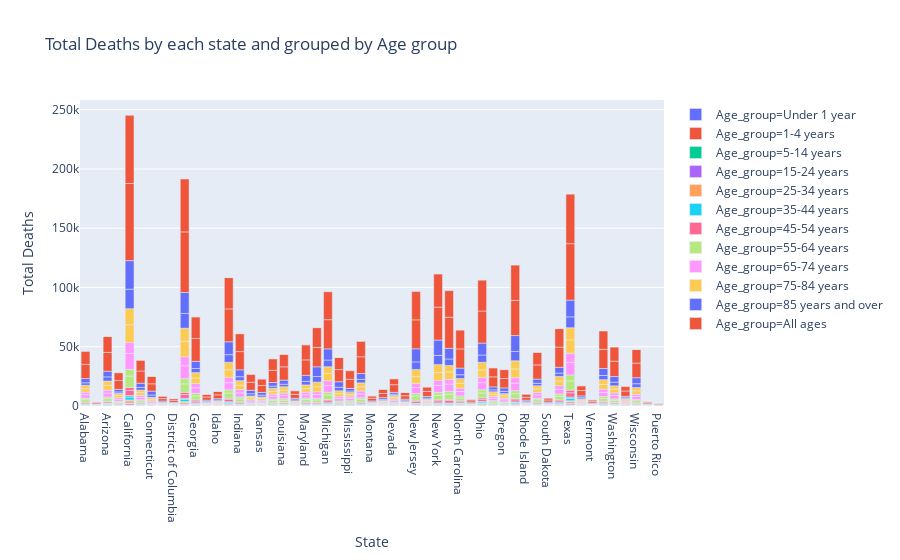

Source (notebook cell):
### Markdown cell above
## Question-2
**How is age is affecting the mortality rate?**

From the below chart, it shows mortality rate in each state with a age group marker.

### Code cell
fig = px.bar(df, x='State', y='Total Deaths', color= 'Age_group',title='Total Deaths by each state and grouped by Age group')
fig.show()

### Figure 1 — Plotly figure (JSON) as saved in the notebook; plotly's stock layout.template omitted (floating-point values rounded to 4 significant figures; data arrays with more than 128 entries replaced by an {"elided": "..."} marker saying what was removed)
{"data": [{"textposition": "auto", "hovertemplate": "Age_group=Under 1 year<br>State=%{x}<br>Total Deaths=%{y}", "showlegend": true, "legendgroup": "Age_group=Under 1 year", "name": "Age_group=Under 1 year", "yaxis": "y", "y": [74, 47, null, null, 89, 69, 61, 35, 393, 292, 75, 71, 20, 15, null, null, 21, 17, 291, 231, 113, 82, 12, 18, 29, 18, 151, 111, 89, 80, 26, 25, 47, 28, 40, 36, 71, 58, 15, 14, 61, 64, 56, 43, 144, 137, 64, 43, 37, 31, 71, 72, 11, 11, 32, 17, 24, 23, 13, null, 75, 63, 13, 14, 111, 83, 94, 79, 133, 107, null, 11, 189, 152, 58, 39, 44, 30, 165, 118, 10, 12, 75, 52, 12, null, 131, 86, 410, 309, 52, 53, null, 0, 97, 86, 76, 63, 21, 12, 83, 55, null, null, 26, 25], "hoverlabel": {"namelength": 0}, "offsetgroup": "Age_group=Under 1 year", "xaxis": "x", "marker": {"color": "#636efa"}, "x": ["Alabama", "Alabama", "Alaska", "Alaska", "Arizona", "Arizona", "Arkansas", "Arkansas", "California", "California", "Colorado", "Colorado", "Connecticut", "Connecticut", "Delaware", "Delaware", "District of Columbia", "District of Columbia", "Florida", "Florida", "Georgia", "Georgia", "Hawaii", "Hawaii", "Idaho", "Idaho", "Illinois", "Illinois", "Indiana", "Indiana", "Iowa", "Iowa", "Kansas", "Kansas", "Kentucky", "Kentucky", "Louisiana", "Louisiana", "Maine", "Maine", "Maryland", "Maryland", "Massachusetts", "Massachusetts", "Michigan", "Michigan", "Minnesota", "Minnesota", "Mississippi", "Mississippi", "Missouri", "Missouri", "Montana", "Montana", "Nebraska", "Nebraska", "Nevada", "Nevada", "New Hampshire", "New Hampshire", "New Jersey", "New Jersey", "New Mexico", "New Mexico", "New York", "New York", "New York City", "New York City", "North Carolina", "North Carolina", "North Dakota", "North Dakota", "Ohio", "Ohio", "Oklahoma", "Oklahoma", "Oregon", "Oregon", "Pennsylvania", "Pennsylvania", "Rhode Island", "Rhode Island", "South Carolina", "South Carolina", "South Dakota", "South Dakota", "Tennessee", "Tennessee", "Texas", "Texas", "Utah", "Utah", "Vermont", "Vermont", "Virginia", "Virginia", "Washington", "Washington", "West Virginia", "West Virginia", "Wisconsin", "Wisconsin", "Wyoming", "Wyoming", "Puerto Rico", "Puerto Rico"], "alignmentgroup": "True", "type": "bar", "orientation": "v"}, {"textposition": "auto", "hovertemplate": "Age_group=1-4 years<br>State=%{x}<br>Total Deaths=%{y}", "showlegend": true, "legendgroup": "Age_group=1-4 years", "name": "Age_group=1-4 years", "yaxis": "y", "y": [16, 16, null, null, 27, 21, 15, 11, 76, 46, 11, null, null, null, null, null, null, null, 58, 52, 34, 21, null, null, null, null, 28, 17, 14, 11, 10, null, null, null, 11, null, 13, null, null, null, null, null, null, null, 17, 17, 18, 11, 15, null, 16, 13, null, null, 0, null, null, null, null, null, 16, null, null, null, 19, null, 17, null, 17, 10, null, 0, 34, 17, 15, null, 10, null, 35, 29, null, null, 17, 15, null, null, 26, 20, 89, 68, null, null, null, 0, 15, 15, 16, 11, null, null, null, 12, null, 0, null, null], "hoverlabel": {"namelength": 0}, "offsetgroup": "Age_group=1-4 years", "xaxis": "x", "marker": {"color": "#EF553B"}, "x": ["Alabama", "Alabama", "Alaska", "Alaska", "Arizona", "Arizona", "Arkansas", "Arkansas", "California", "California", "Colorado", "Colorado", "Connecticut", "Connecticut", "Delaware", "Delaware", "District of Columbia", "District of Columbia", "Florida", "Florida", "Georgia", "Georgia", "Hawaii", "Hawaii", "Idaho", "Idaho", "Illinois", "Illinois", "Indiana", "Indiana", "Iowa", "Iowa", "Kansas", "Kansas", "Kentucky", "Kentucky", "Louisiana", "Louisiana", "Maine", "Maine", "Maryland", "Maryland", "Massachusetts", "Massachusetts", "Michigan", "Michigan", "Minnesota", "Minnesota", "Mississippi", "Mississippi", "Missouri", "Missouri", "Montana", "Montana", "Nebraska", "Nebraska", "Nevada", "Nevada", "New Hampshire", "New Hampshire", "New Jersey", "New Jersey", "New Mexico", "New Mexico", "New York", "New York", "New York City", "New York City", "North Carolina", "North Carolina", "North Dakota", "North Dakota", "Ohio", "Ohio", "Oklahoma", "Oklahoma", "Oregon", "Oregon", "Pennsylvania", "Pennsylvania", "Rhode Island", "Rhode Island", "South Carolina", "South Carolina", "South Dakota", "South Dakota", "Tennessee", "Tennessee", "Texas", "Texas", "Utah", "Utah", "Vermont", "Vermont", "Virginia", "Virginia", "Washington", "Washington", "West Virginia", "West Virginia", "Wisconsin", "Wisconsin", "Wyoming", "Wyoming", "Puerto Rico", "Puerto Rico"], "alignmentgroup": "True", "type": "bar", "orientation": "v"}, {"textposition": "auto", "hovertemplate": "Age_group=5-14 years<br>State=%{x}<br>Total Deaths=%{y}", "showlegend": true, "legendgroup": "Age_group=5-14 years", "name": "Age_group=5-14 years", "yaxis": "y", "y": [31, 16, null, null, 29, 22, 17, 10, 114, 82, 28, 12, null, null, null, null, null, null, 90, 56, 47, 31, null, null, 13, null, 45, 33, 32, 19, 12, null, 12, null, 15, 14, 26, 16, null, null, 14, 14, 13, null, 35, 20, 16, null, 22, 14, 33, 19, null, null, null, null, 13, null, null, null, 13, 12, null, null, 33, 29, 29, 18, 28, 26, null, null, 55, 30, 21, 11, 10, 10, 43, 27, null, null, 26, 17, null, null, 39, 14, 135, 100, 15, 10, null, 0, 24, 18, 26, 16, null, null, 22, 18, null, null, null, null], "hoverlabel": {"namelength": 0}, "offsetgroup": "Age_group=5-14 years", "xaxis": "x", "marker": {"color": "#00cc96"}, "x": ["Alabama", "Alabama", "Alaska", "Alaska", "Arizona", "Arizona", "Arkansas", "Arkansas", "California", "California", "Colorado", "Colorado", "Connecticut", "Connecticut", "Delaware", "Delaware", "District of Columbia", "District of Columbia", "Florida", "Florida", "Georgia", "Georgia", "Hawaii", "Hawaii", "Idaho", "Idaho", "Illinois", "Illinois", "Indiana", "Indiana", "Iowa", "Iowa", "Kansas", "Kansas", "Kentucky", "Kentucky", "Louisiana", "Louisiana", "Maine", "Maine", "Maryland", "Maryland", "Massachusetts", "Massachusetts", "Michigan", "Michigan", "Minnesota", "Minnesota", "Mississippi", "Mississippi", "Missouri", "Missouri", "Montana", "Montana", "Nebraska", "Nebraska", "Nevada", "Nevada", "New Hampshire", "New Hampshire", "New Jersey", "New Jersey", "New Mexico", "New Mexico", "New York", "New York", "New York City", "New York City", "North Carolina", "North Carolina", "North Dakota", "North Dakota", "Ohio", "Ohio", "Oklahoma", "Oklahoma", "Oregon", "Oregon", "Pennsylvania", "Pennsylvania", "Rhode Island", "Rhode Island", "South Carolina", "South Carolina", "South Dakota", "South Dakota", "Tennessee", "Tennessee", "Texas", "Texas", "Utah", "Utah", "Vermont", "Vermont", "Virginia", "Virginia", "Washington", "Washington", "West Virginia", "West Virginia", "Wisconsin", "Wisconsin", "Wyoming", "Wyoming", "Puerto Rico", "Puerto Rico"], "alignmentgroup": "True", "type": "bar", "orientation": "v"}, {"textposition": "auto", "hovertemplate": "Age_group=15-24 years<br>State=%{x}<br>Total Deaths=%{y}", "showlegend": true, "legendgroup": "Age_group=15-24 years", "name": "Age_group=15-24 years", "yaxis": "y", "y": [192, 69, 31, 12, 331, 99, 117, 42, 1054, 336, 208, 75, 45, 19, 22, 11, 45, null, 676, 244, 297, 104, 24, 12, 61, 18, 424, 141, 207, 66, 74, 23, 92, 36, 135, 54, 155, 62, 36, null, 191, 62, 115, 61, 277, 90, 109, 46, 129, 40, 205, 64, 46, 11, 48, 17, 111, 37, 26, 12, 168, 67, 69, 22, 245, 91, 176, 72, 293, 121, 22, null, 357, 142, 119, 53, 99, 36, 291, 111, 15, null, 223, 85, 27, null, 300, 117, 939, 316, 94, 34, null, null, 229, 67, 207, 57, 42, null, 164, 61, 14, null, 81, 20], "hoverlabel": {"namelength": 0}, "offsetgroup": "Age_group=15-24 years", "xaxis": "x", "marker": {"color": "#ab63fa"}, "x": ["Alabama", "Alabama", "Alaska", "Alaska", "Arizona", "Arizona", "Arkansas", "Arkansas", "California", "California", "Colorado", "Colorado", "Connecticut", "Connecticut", "Delaware", "Delaware", "District of Columbia", "District of Columbia", "Florida", "Florida", "Georgia", "Georgia", "Hawaii", "Hawaii", "Idaho", "Idaho", "Illinois", "Illinois", "Indiana", "Indiana", "Iowa", "Iowa", "Kansas", "Kansas", "Kentucky", "Kentucky", "Louisiana", "Louisiana", "Maine", "Maine", "Maryland", "Maryland", "Massachusetts", "Massachusetts", "Michigan", "Michigan", "Minnesota", "Minnesota", "Mississippi", "Mississippi", "Missouri", "Missouri", "Montana", "Montana", "Nebraska", "Nebraska", "Nevada", "Nevada", "New Hampshire", "New Hampshire", "New Jersey", "New Jersey", "New Mexico", "New Mexico", "New York", "New York", "New York City", "New York City", "North Carolina", "North Carolina", "North Dakota", "North Dakota", "Ohio", "Ohio", "Oklahoma", "Oklahoma", "Oregon", "Oregon", "Pennsylvania", "Pennsylvania", "Rhode Island", "Rhode Island", "South Carolina", "South Carolina", "South Dakota", "South Dakota", "Tennessee", "Tennessee", "Texas", "Texas", "Utah", "Utah", "Vermont", "Vermont", "Virginia", "Virginia", "Washington", "Washington", "West Virginia", "West Virginia", "Wisconsin", "Wisconsin", "Wyoming", "Wyoming", "Puerto Rico", "Puerto Rico"], "alignmentgroup": "True", "type": "bar", "orientation": "v"}, {"textposition": "auto", "hovertemplate": "Age_group=25-34 years<br>State=%{x}<br>Total Deaths=%{y}", "showlegend": true, "legendgroup": "Age_group=25-34 years", "name": "Age_group=25-34 years", "yaxis": "y", "y": [340, 158, 41, 26, 550, 245, 214, 104, 1978, 725, 406, 149, 124, 36, 58, 18, 73, 28, 1400, 632, 535, 241, 46, 21, 70, 40, 798, 299, 428, 172, 122, 49, 149, 56, 284, 127, 350, 161, 81, 31, 444, 205, 363, 171, 578, 272, 216, 107, 237, 93, 419, 157, 52, 39, 91, 28, 184, 78, 74, 37, 532, 216, 176, 67, 628, 244, 499, 211, 507, 228, 52, 13, 862, 416, 234, 101, 188, 82, 817, 344, 40, 27, 395, 163, 40, 16, 609, 306, 1470, 594, 145, 88, 34, null, 440, 200, 354, 133, 120, 60, 322, 136, 40, 15, 137, 48], "hoverlabel": {"namelength": 0}, "offsetgroup": "Age_group=25-34 years", "xaxis": "x", "marker": {"color": "#FFA15A"}, "x": ["Alabama", "Alabama", "Alaska", "Alaska", "Arizona", "Arizona", "Arkansas", "Arkansas", "California", "California", "Colorado", "Colorado", "Connecticut", "Connecticut", "Delaware", "Delaware", "District of Columbia", "District of Columbia", "Florida", "Florida", "Georgia", "Georgia", "Hawaii", "Hawaii", "Idaho", "Idaho", "Illinois", "Illinois", "Indiana", "Indiana", "Iowa", "Iowa", "Kansas", "Kansas", "Kentucky", "Kentucky", "Louisiana", "Louisiana", "Maine", "Maine", "Maryland", "Maryland", "Massachusetts", "Massachusetts", "Michigan", "Michigan", "Minnesota", "Minnesota", "Mississippi", "Mississippi", "Missouri", "Missouri", "Montana", "Montana", "Nebraska", "Nebraska", "Nevada", "Nevada", "New Hampshire", "New Hampshire", "New Jersey", "New Jersey", "New Mexico", "New Mexico", "New York", "New York", "New York City", "New York City", "North Carolina", "North Carolina", "North Dakota", "North Dakota", "Ohio", "Ohio", "Oklahoma", "Oklahoma", "Oregon", "Oregon", "Pennsylvania", "Pennsylvania", "Rhode Island", "Rhode Island", "South Carolina", "South Carolina", "South Dakota", "South Dakota", "Tennessee", "Tennessee", "Texas", "Texas", "Utah", "Utah", "Vermont", "Vermont", "Virginia", "Virginia", "Washington", "Washington", "West Virginia", "West Virginia", "Wisconsin", "Wisconsin", "Wyoming", "Wyoming", "Puerto Rico", "Puerto Rico"], "alignmentgroup": "True", "type": "bar", "orientation": "v"}, {"textposition": "auto", "hovertemplate": "Age_group=35-44 years<br>State=%{x}<br>Total Deaths=%{y}", "showlegend": true, "legendgroup": "Age_group=35-44 years", "name": "Age_group=35-44 years", "yaxis": "y", "y": [491, 291, 40, 37, 628, 304, 286, 184, 2500, 1188, 486, 212, 157, 83, 69, 47, 96, 35, 1823, 986, 712, 454, 84, 36, 107, 62, 1063, 514, 497, 263, 173, 93, 196, 119, 492, 229, 447, 263, 118, 47, 570, 279, 529, 247, 800, 437, 282, 174, 331, 212, 523, 279, 70, 35, 95, 59, 255, 125, 77, 39, 823, 362, 227, 118, 799, 415, 992, 388, 672, 367, 62, 28, 1071, 592, 334, 179, 232, 141, 945, 515, 61, 37, 464, 300, 59, 31, 789, 475, 2018, 1064, 207, 128, 46, 18, 635, 319, 467, 238, 205, 95, 372, 205, 49, 23, 202, 84], "hoverlabel": {"namelength": 0}, "offsetgroup": "Age_group=35-44 years", "xaxis": "x", "marker": {"color": "#19d3f3"}, "x": ["Alabama", "Alabama", "Alaska", "Alaska", "Arizona", "Arizona", "Arkansas", "Arkansas", "California", "California", "Colorado", "Colorado", "Connecticut", "Connecticut", "Delaware", "Delaware", "District of Columbia", "District of Columbia", "Florida", "Florida", "Georgia", "Georgia", "Hawaii", "Hawaii", "Idaho", "Idaho", "Illinois", "Illinois", "Indiana", "Indiana", "Iowa", "Iowa", "Kansas", "Kansas", "Kentucky", "Kentucky", "Louisiana", "Louisiana", "Maine", "Maine", "Maryland", "Maryland", "Massachusetts", "Massachusetts", "Michigan", "Michigan", "Minnesota", "Minnesota", "Mississippi", "Mississippi", "Missouri", "Missouri", "Montana", "Montana", "Nebraska", "Nebraska", "Nevada", "Nevada", "New Hampshire", "New Hampshire", "New Jersey", "New Jersey", "New Mexico", "New Mexico", "New York", "New York", "New York City", "New York City", "North Carolina", "North Carolina", "North Dakota", "North Dakota", "Ohio", "Ohio", "Oklahoma", "Oklahoma", "Oregon", "Oregon", "Pennsylvania", "Pennsylvania", "Rhode Island", "Rhode Island", "South Carolina", "South Carolina", "South Dakota", "South Dakota", "Tennessee", "Tennessee", "Texas", "Texas", "Utah", "Utah", "Vermont", "Vermont", "Virginia", "Virginia", "Washington", "Washington", "West Virginia", "West Virginia", "Wisconsin", "Wisconsin", "Wyoming", "Wyoming", "Puerto Rico", "Puerto Rico"], "alignmentgroup": "True", "type": "bar", "orientation": "v"}, {"textposition": "auto", "hovertemplate": "Age_group=45-54 years<br>State=%{x}<br>Total Deaths=%{y}", "showlegend": true, "legendgroup": "Age_group=45-54 years", "name": "Age_group=45-54 years", "yaxis": "y", "y": [888, 605, 73, 47, 1025, 536, 509, 359, 4380, 2442, 742, 407, 329, 149, 126, 70, 148, 87, 3098, 1856, 1428, 1016, 183, 95, 177, 112, 1884, 1048, 1000, 624, 352, 198, 356, 225, 763, 525, 822, 514, 206, 107, 877, 544, 885, 484, 1641, 987, 537, 333, 613, 408, 902, 561, 139, 58, 192, 126, 451, 265, 176, 111, 1707, 816, 343, 204, 1622, 884, 2048, 967, 1066, 763, 88, 46, 1800, 1140, 561, 375, 481, 290, 1761, 1017, 140, 72, 873, 580, 81, 61, 1383, 856, 3661, 2176, 301, 184, 72, 53, 1133, 654, 836, 521, 319, 187, 718, 432, 60, 44, 381, 204], "hoverlabel": {"namelength": 0}, "offsetgroup": "Age_group=45-54 years", "xaxis": "x", "marker": {"color": "#FF6692"}, "x": ["Alabama", "Alabama", "Alaska", "Alaska", "Arizona", "Arizona", "Arkansas", "Arkansas", "California", "California", "Colorado", "Colorado", "Connecticut", "Connecticut", "Delaware", "Delaware", "District of Columbia", "District of Columbia", "Florida", "Florida", "Georgia", "Georgia", "Hawaii", "Hawaii", "Idaho", "Idaho", "Illinois", "Illinois", "Indiana", "Indiana", "Iowa", "Iowa", "Kansas", "Kansas", "Kentucky", "Kentucky", "Louisiana", "Louisiana", "Maine", "Maine", "Maryland", "Maryland", "Massachusetts", "Massachusetts", "Michigan", "Michigan", "Minnesota", "Minnesota", "Mississippi", "Mississippi", "Missouri", "Missouri", "Montana", "Montana", "Nebraska", "Nebraska", "Nevada", "Nevada", "New Hampshire", "New Hampshire", "New Jersey", "New Jersey", "New Mexico", "New Mexico", "New York", "New York", "New York City", "New York City", "North Carolina", "North Carolina", "North Dakota", "North Dakota", "Ohio", "Ohio", "Oklahoma", "Oklahoma", "Oregon", "Oregon", "Pennsylvania", "Pennsylvania", "Rhode Island", "Rhode Island", "South Carolina", "South Carolina", "South Dakota", "South Dakota", "Tennessee", "Tennessee", "Texas", "Texas", "Utah", "Utah", "Vermont", "Vermont", "Virginia", "Virginia", "Washington", "Washington", "West Virginia", "West Virginia", "Wisconsin", "Wisconsin", "Wyoming", "Wyoming", "Puerto Rico", "Puerto Rico"], "alignmentgroup": "True", "type": "bar", "orientation": "v"}, {"textposition": "auto", "hovertemplate": "Age_group=55-64 years<br>State=%{x}<br>Total Deaths=%{y}", "showlegend": true, "legendgroup": "Age_group=55-64 years", "name": "Age_group=55-64 years", "yaxis": "y", "y": [2096, 1383, 177, 107, 2213, 1378, 1248, 773, 9650, 5610, 1511, 875, 765, 467, 281, 212, 347, 208, 7168, 4419, 3353, 2255, 392, 219, 426, 305, 4391, 2697, 2457, 1614, 958, 609, 858, 589, 1857, 1216, 1879, 1325, 522, 263, 2119, 1328, 2168, 1235, 3818, 2382, 1372, 849, 1357, 890, 2230, 1424, 326, 196, 522, 343, 1016, 631, 398, 263, 3617, 2000, 637, 391, 3877, 2422, 4383, 2336, 2419, 1704, 204, 110, 4156, 2712, 1438, 923, 1077, 696, 4133, 2648, 328, 202, 1986, 1276, 251, 174, 2981, 1979, 7884, 4959, 573, 384, 190, 101, 2483, 1613, 1829, 1183, 698, 434, 1793, 1083, 165, 86, 0, 0], "hoverlabel": {"namelength": 0}, "offsetgroup": "Age_group=55-64 years", "xaxis": "x", "marker": {"color": "#B6E880"}, "x": ["Alabama", "Alabama", "Alaska", "Alaska", "Arizona", "Arizona", "Arkansas", "Arkansas", "California", "California", "Colorado", "Colorado", "Connecticut", "Connecticut", "Delaware", "Delaware", "District of Columbia", "District of Columbia", "Florida", "Florida", "Georgia", "Georgia", "Hawaii", "Hawaii", "Idaho", "Idaho", "Illinois", "Illinois", "Indiana", "Indiana", "Iowa", "Iowa", "Kansas", "Kansas", "Kentucky", "Kentucky", "Louisiana", "Louisiana", "Maine", "Maine", "Maryland", "Maryland", "Massachusetts", "Massachusetts", "Michigan", "Michigan", "Minnesota", "Minnesota", "Mississippi", "Mississippi", "Missouri", "Missouri", "Montana", "Montana", "Nebraska", "Nebraska", "Nevada", "Nevada", "New Hampshire", "New Hampshire", "New Jersey", "New Jersey", "New Mexico", "New Mexico", "New York", "New York", "New York City", "New York City", "North Carolina", "North Carolina", "North Dakota", "North Dakota", "Ohio", "Ohio", "Oklahoma", "Oklahoma", "Oregon", "Oregon", "Pennsylvania", "Pennsylvania", "Rhode Island", "Rhode Island", "South Carolina", "South Carolina", "South Dakota", "South Dakota", "Tennessee", "Tennessee", "Texas", "Texas", "Utah", "Utah", "Vermont", "Vermont", "Virginia", "Virginia", "Washington", "Washington", "West Virginia", "West Virginia", "Wisconsin", "Wisconsin", "Wyoming", "Wyoming", "Puerto Rico", "Puerto Rico"], "alignmentgroup": "True", "type": "bar", "orientation": "v"}, {"textposition": "auto", "hovertemplate": "Age_group=65-74 years<br>State=%{x}<br>Total Deaths=%{y}", "showlegend": true, "legendgroup": "Age_group=65-74 years", "name": "Age_group=65-74 years", "yaxis": "y", "y": [2810, 2154, 212, 163, 3389, 2440, 1786, 1280, 13458, 9256, 2186, 1491, 1223, 845, 472, 371, 439, 285, 10910, 7514, 4655, 3540, 580, 356, 720, 510, 6055, 4417, 3514, 2723, 1474, 1060, 1253, 940, 2414, 1854, 2691, 2028, 732, 518, 2734, 2160, 3274, 2334, 5547, 4145, 2086, 1556, 1865, 1383, 3242, 2477, 566, 353, 757, 594, 1541, 1100, 647, 445, 5081, 3477, 862, 670, 5814, 4254, 6151, 3970, 3775, 2832, 316, 181, 6014, 4381, 1973, 1545, 1824, 1355, 6262, 4640, 469, 350, 2841, 2074, 361, 273, 3940, 3056, 10643, 7702, 906, 645, 277, 217, 3526, 2651, 2922, 2121, 1111, 704, 2645, 1790, 234, 148, 0, 0], "hoverlabel": {"namelength": 0}, "offsetgroup": "Age_group=65-74 years", "xaxis": "x", "marker": {"color": "#FF97FF"}, "x": ["Alabama", "Alabama", "Alaska", "Alaska", "Arizona", "Arizona", "Arkansas", "Arkansas", "California", "California", "Colorado", "Colorado", "Connecticut", "Connecticut", "Delaware", "Delaware", "District of Columbia", "District of Columbia", "Florida", "Florida", "Georgia", "Georgia", "Hawaii", "Hawaii", "Idaho", "Idaho", "Illinois", "Illinois", "Indiana", "Indiana", "Iowa", "Iowa", "Kansas", "Kansas", "Kentucky", "Kentucky", "Louisiana", "Louisiana", "Maine", "Maine", "Maryland", "Maryland", "Massachusetts", "Massachusetts", "Michigan", "Michigan", "Minnesota", "Minnesota", "Mississippi", "Mississippi", "Missouri", "Missouri", "Montana", "Montana", "Nebraska", "Nebraska", "Nevada", "Nevada", "New Hampshire", "New Hampshire", "New Jersey", "New Jersey", "New Mexico", "New Mexico", "New York", "New York", "New York City", "New York City", "North Carolina", "North Carolina", "North Dakota", "North Dakota", "Ohio", "Ohio", "Oklahoma", "Oklahoma", "Oregon", "Oregon", "Pennsylvania", "Pennsylvania", "Rhode Island", "Rhode Island", "South Carolina", "South Carolina", "South Dakota", "South Dakota", "Tennessee", "Tennessee", "Texas", "Texas", "Utah", "Utah", "Vermont", "Vermont", "Virginia", "Virginia", "Washington", "Washington", "West Virginia", "West Virginia", "Wisconsin", "Wisconsin", "Wyoming", "Wyoming", "Puerto Rico", "Puerto Rico"], "alignmentgroup": "True", "type": "bar", "orientation": "v"}, {"textposition": "auto", "hovertemplate": "Age_group=75-84 years<br>State=%{x}<br>Total Deaths=%{y}", "showlegend": true, "legendgroup": "Age_group=75-84 years", "name": "Age_group=75-84 years", "yaxis": "y", "y": [2923, 2883, 235, 141, 4114, 3555, 1845, 1697, 15013, 13526, 2373, 2065, 1521, 1513, 500, 536, 314, 270, 13128, 10981, 4676, 4583, 612, 433, 860, 754, 6458, 6275, 3816, 3754, 1668, 1522, 1373, 1279, 2428, 2474, 2687, 2714, 828, 784, 3061, 3058, 4156, 3970, 6117, 5652, 2618, 2431, 1849, 1846, 3542, 3279, 601, 427, 867, 836, 1675, 1318, 727, 672, 6009, 5750, 1024, 934, 6869, 6488, 6353, 5401, 4048, 4029, 357, 326, 6381, 6417, 2068, 1946, 2049, 1786, 7372, 6897, 598, 582, 2969, 2624, 434, 348, 4026, 3821, 11207, 10291, 1102, 1051, 364, 308, 4094, 3901, 3161, 2799, 1164, 1010, 2964, 2712, 235, 233, 0, 0], "hoverlabel": {"namelength": 0}, "offsetgroup": "Age_group=75-84 years", "xaxis": "x", "marker": {"color": "#FECB52"}, "x": ["Alabama", "Alabama", "Alaska", "Alaska", "Arizona", "Arizona", "Arkansas", "Arkansas", "California", "California", "Colorado", "Colorado", "Connecticut", "Connecticut", "Delaware", "Delaware", "District of Columbia", "District of Columbia", "Florida", "Florida", "Georgia", "Georgia", "Hawaii", "Hawaii", "Idaho", "Idaho", "Illinois", "Illinois", "Indiana", "Indiana", "Iowa", "Iowa", "Kansas", "Kansas", "Kentucky", "Kentucky", "Louisiana", "Louisiana", "Maine", "Maine", "Maryland", "Maryland", "Massachusetts", "Massachusetts", "Michigan", "Michigan", "Minnesota", "Minnesota", "Mississippi", "Mississippi", "Missouri", "Missouri", "Montana", "Montana", "Nebraska", "Nebraska", "Nevada", "Nevada", "New Hampshire", "New Hampshire", "New Jersey", "New Jersey", "New Mexico", "New Mexico", "New York", "New York", "New York City", "New York City", "North Carolina", "North Carolina", "North Dakota", "North Dakota", "Ohio", "Ohio", "Oklahoma", "Oklahoma", "Oregon", "Oregon", "Pennsylvania", "Pennsylvania", "Rhode Island", "Rhode Island", "South Carolina", "South Carolina", "South Dakota", "South Dakota", "Tennessee", "Tennessee", "Texas", "Texas", "Utah", "Utah", "Vermont", "Vermont", "Virginia", "Virginia", "Washington", "Washington", "West Virginia", "West Virginia", "Wisconsin", "Wisconsin", "Wyoming", "Wyoming", "Puerto Rico", "Puerto Rico"], "alignmentgroup": "True", "type": "bar", "orientation": "v"}, {"textposition": "auto", "hovertemplate": "Age_group=85 years and over<br>State=%{x}<br>Total Deaths=%{y}", "showlegend": true, "legendgroup": "Age_group=85 years and over", "name": "Age_group=85 years and over", "yaxis": "y", "y": [2104, 3574, 133, 175, 3479, 4799, 1288, 2199, 16479, 24043, 2288, 3555, 1971, 3265, 515, 863, 271, 445, 12512, 17634, 3438, 6029, 719, 1085, 770, 1125, 6461, 10873, 3326, 5829, 1873, 2963, 1548, 2278, 1830, 3034, 2078, 3486, 869, 1286, 2988, 5071, 4774, 8191, 5702, 9382, 2964, 4632, 1274, 2207, 2992, 4862, 557, 770, 926, 1522, 1169, 1509, 786, 1227, 6386, 11084, 919, 1343, 7748, 12980, 5501, 8969, 3246, 5588, 399, 601, 6119, 10040, 1639, 2510, 1940, 2902, 7836, 13428, 710, 1273, 2107, 3520, 464, 732, 2823, 4890, 9177, 14143, 1080, 1494, 370, 536, 3536, 5897, 3095, 4709, 774, 1240, 3220, 5065, 237, 335, 0, 0], "hoverlabel": {"namelength": 0}, "offsetgroup": "Age_group=85 years and over", "xaxis": "x", "marker": {"color": "#636efa"}, "x": ["Alabama", "Alabama", "Alaska", "Alaska", "Arizona", "Arizona", "Arkansas", "Arkansas", "California", "California", "Colorado", "Colorado", "Connecticut", "Connecticut", "Delaware", "Delaware", "District of Columbia", "District of Columbia", "Florida", "Florida", "Georgia", "Georgia", "Hawaii", "Hawaii", "Idaho", "Idaho", "Illinois", "Illinois", "Indiana", "Indiana", "Iowa", "Iowa", "Kansas", "Kansas", "Kentucky", "Kentucky", "Louisiana", "Louisiana", "Maine", "Maine", "Maryland", "Maryland", "Massachusetts", "Massachusetts", "Michigan", "Michigan", "Minnesota", "Minnesota", "Mississippi", "Mississippi", "Missouri", "Missouri", "Montana", "Montana", "Nebraska", "Nebraska", "Nevada", "Nevada", "New Hampshire", "New Hampshire", "New Jersey", "New Jersey", "New Mexico", "New Mexico", "New York", "New York", "New York City", "New York City", "North Carolina", "North Carolina", "North Dakota", "North Dakota", "Ohio", "Ohio", "Oklahoma", "Oklahoma", "Oregon", "Oregon", "Pennsylvania", "Pennsylvania", "Rhode Island", "Rhode Island", "South Carolina", "South Carolina", "South Dakota", "South Dakota", "Tennessee", "Tennessee", "Texas", "Texas", "Utah", "Utah", "Vermont", "Vermont", "Virginia", "Virginia", "Washington", "Washington", "West Virginia", "West Virginia", "Wisconsin", "Wisconsin", "Wyoming", "Wyoming", "Puerto Rico", "Puerto Rico"], "alignmentgroup": "True", "type": "bar", "orientation": "v"}, {"textposition": "auto", "hovertemplate": "Age_group=All ages<br>State=%{x}<br>Total Deaths=%{y}", "showlegend": true, "legendgroup": "Age_group=All ages", "name": "Age_group=All ages", "yaxis": "y", "y": {"elided": "159 int values"}, "hoverlabel": {"namelength": 0}, "offsetgroup": "Age_group=All ages", "xaxis": "x", "marker": {"color": "#EF553B"}, "x": {"elided": "159 str values"}, "alignmentgroup": "True", "type": "bar", "orientation": "v"}], "layout": {"yaxis": {"domain": [0, 1], "anchor": "x", "title": {"text": "Total Deaths"}}, "title": {"text": "Total Deaths by each state and grouped by Age group"}, "barmode": "relative", "xaxis": {"domain": [0, 1], "anchor": "y", "title": {"text": "State"}}, "legend": {"tracegroupgap": 0}}}
